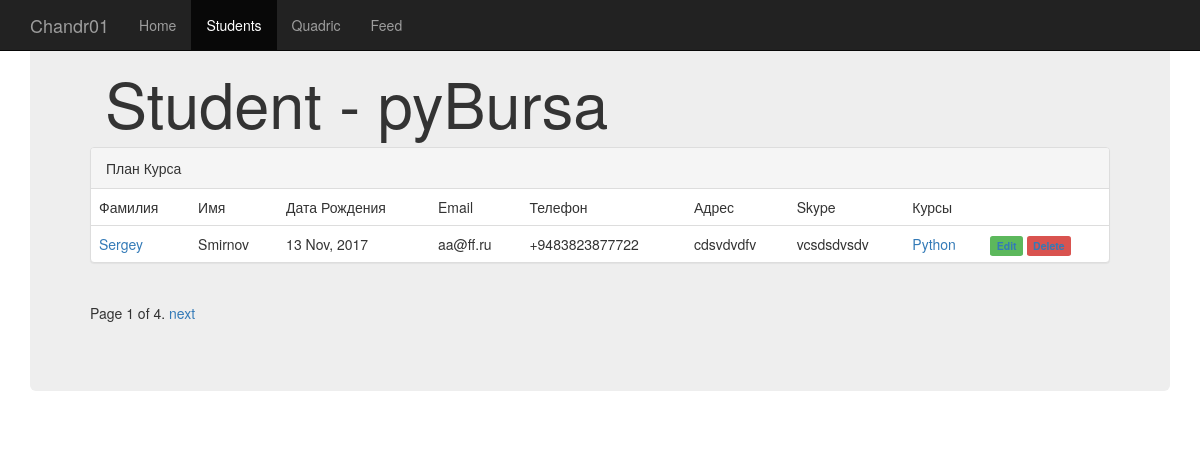
/students/, run on an earlier commit of the app's database.
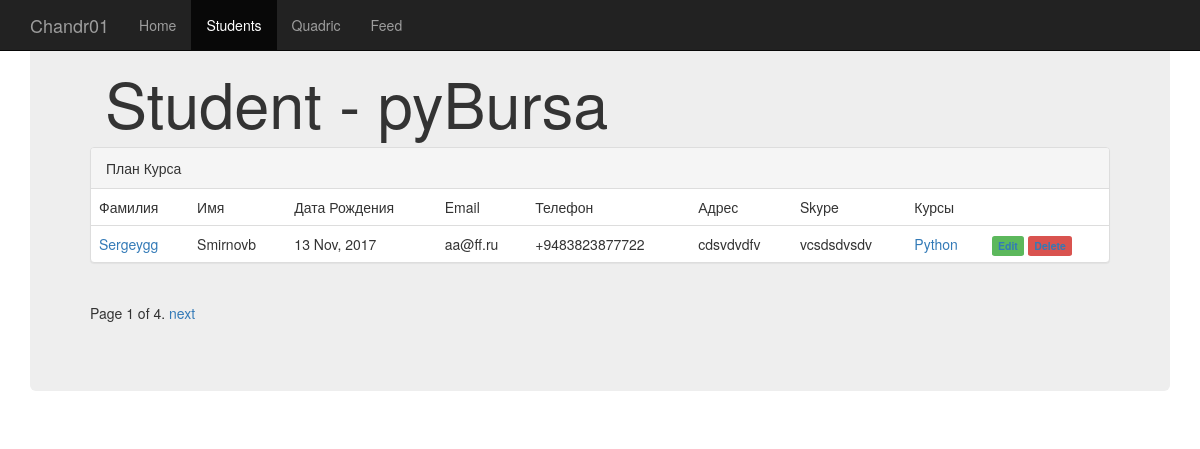
And on a later commit of the database.
### course/models.py (models this page shows, shortened)
class Students(models.Model):
    name = models.CharField(max_length=255)
    surname = models.CharField(max_length=255)
    date_of_birth = models.DateField(null=True)
    email = models.EmailField(null=True)
    phone = models.CharField(max_length=255, null=True)
    address = models.CharField(max_length=255, null=True)
    skype = models.CharField(max_length=255, null=True)
    courses = models.ManyToManyField(Course)

### course/views.py (the view)
# urls.py: url(r'^students/$', views.StudentListView.as_view(), name='list'),
class StudentListView(ListView):
    model = Students
    template_name = 'students.html'
    context_object_name = 'students'
    initial = {}
    paginate_by = 1
    def get_queryset(self):
        qs = super().get_queryset()
        page_num = self.request.GET.get('course_id', None)
        if page_num:
            qs = qs.filter(courses__id=page_num)
        return qs
    def get_context_data(self, **kwargs):
        context = super().get_context_data(**kwargs)
        context['page_title'] = 'Student - pyBursa'
        logger_students.info('INFO: Students info {}'.format(datetime.now()))
        logger_students.debug('DEBUG: Students debuged {}'.format(datetime.now()))
        logger_students.error('ERROR: Students errored {}'.format(datetime.now()))
        logger_students.warning('WARNING: Students warned {}'.format(datetime.now()))
        return context

### templates/students.html (shortened to what this page needs)
{% extends "base.html" %}
{% block name %}<h1>{{ page_title }}</h1>{% endblock name %}
{% block content %} <div class="panel panel-default">
          <div class="panel-heading">План Курса</div>
          <table class="table">
              <tr>
                <td>Фамилия</td><td>Имя</td><td>Дата Рождения</td><td>Email</td><td>Телефон</td><td>Адрес</td><td>Skype</td><td>Курсы</td>
              </tr>
                {% for i in students %}
                <tr>
                      <td><a href="http://127.0.0.1:8000/student/{{i.id}}">{{ i.name }}</a></td>
                      <td>{{ i.surname }}</td>
                      <td>{{ i.date_of_birth|date:"d M, Y" }}</td>
                      <td>{{ i.email }}</td>
                      <td>{{ i.phone }}</td>
                      <td>{{ i.address }}</td>
                      <td>{{ i.skype }}</td>
                      <td>{% for a in i.courses.values %}<a href="/course/{{a.id}}">{{a.name}}</a><br />{% endfor %}</td>
                      <td>
                          <span class="label label-success"><a href="/students/edit/{{i.id}}">Edit</a></span>
                          <span class="label label-danger"><a href="/students/remove/{{i.id}}">Delete</a></span>
                      </td>
                </tr>
                {% endfor %}
          </table>
          </div>
{% endblock content %}
 {% block nav_class_active_students %}active
{% endblock nav_class_active_students %}
{% block pagination %}
{% if is_paginated %}
<div class="pagination">
    <span class="step-links">
        <span class="current">
            Page {{ page_obj.number }} of {{ paginator.num_pages }}.
        </span>
        {% if page_obj.has_next %}
            <a href="?page={{ page_obj.next_page_number }}">next</a>
        {% endif %}
    </span>
</div>
{% endif %}
{% endblock pagination %}

What changed in the data, as far as the page shows it:
changed Students "aa@ff.ru": name "Sergey" → "Sergeygg"; surname "Smirnov" → "Smirnovb"
